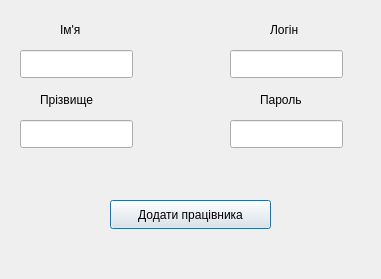
<?xml version="1.0" encoding="UTF-8"?>
<ui version="4.0">
 <class>AddEmployee</class>
 <widget class="QDialog" name="AddEmployee">
  <property name="geometry">
   <rect>
    <x>0</x>
    <y>0</y>
    <width>381</width>
    <height>279</height>
   </rect>
  </property>
  <property name="windowTitle">
   <string>Dialog</string>
  </property>
  <widget class="QPushButton" name="addEmployee">
   <property name="geometry">
    <rect>
     <x>110</x>
     <y>200</y>
     <width>161</width>
     <height>29</height>
    </rect>
   </property>
   <property name="text">
    <string>Додати працівника</string>
   </property>
  </widget>
  <widget class="QLineEdit" name="name">
   <property name="geometry">
    <rect>
     <x>20</x>
     <y>50</y>
     <width>113</width>
     <height>28</height>
    </rect>
   </property>
  </widget>
  <widget class="QLineEdit" name="login">
   <property name="geometry">
    <rect>
     <x>230</x>
     <y>50</y>
     <width>113</width>
     <height>28</height>
    </rect>
   </property>
  </widget>
  <widget class="QLineEdit" name="surname">
   <property name="geometry">
    <rect>
     <x>20</x>
     <y>120</y>
     <width>113</width>
     <height>28</height>
    </rect>
   </property>
  </widget>
  <widget class="QLineEdit" name="password">
   <property name="geometry">
    <rect>
     <x>230</x>
     <y>120</y>
     <width>113</width>
     <height>28</height>
    </rect>
   </property>
  </widget>
  <widget class="QLabel" name="label">
   <property name="geometry">
    <rect>
     <x>270</x>
     <y>20</y>
     <width>41</width>
     <height>20</height>
    </rect>
   </property>
   <property name="text">
    <string>Логін</string>
   </property>
  </widget>
  <widget class="QLabel" name="label_2">
   <property name="geometry">
    <rect>
     <x>60</x>
     <y>20</y>
     <width>31</width>
     <height>20</height>
    </rect>
   </property>
   <property name="text">
    <string>Ім'я</string>
   </property>
  </widget>
  <widget class="QLabel" name="label_3">
   <property name="geometry">
    <rect>
     <x>40</x>
     <y>90</y>
     <width>81</width>
     <height>20</height>
    </rect>
   </property>
   <property name="text">
    <string>Прізвище</string>
   </property>
  </widget>
  <widget class="QLabel" name="label_4">
   <property name="geometry">
    <rect>
     <x>260</x>
     <y>90</y>
     <width>63</width>
     <height>20</height>
    </rect>
   </property>
   <property name="text">
    <string>Пароль</string>
   </property>
  </widget>
 </widget>
 <resources/>
 <connections/>
</ui>
